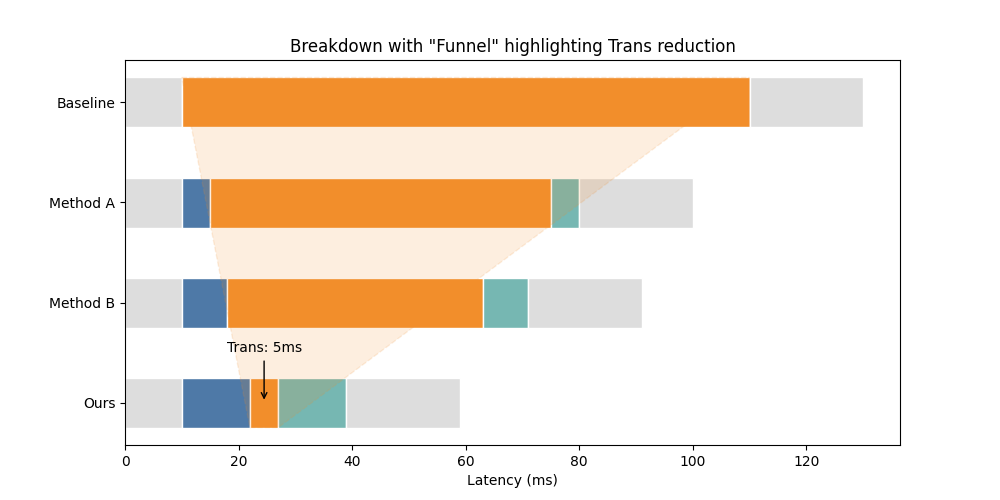

The script that saved this image:
import matplotlib.pyplot as plt
import matplotlib.patches as patches
import numpy as np

# 模拟数据 [Prefill, Comp, Trans, Decomp, Decode]
# 假设 Ours 的 Trans 非常短
data = {
    'Baseline': [10, 0, 100, 0, 20],
    'Method A': [10, 5, 60, 5, 20],
    'Method B': [10, 8, 45, 8, 20],
    'Ours':     [10, 12, 5, 12, 20]  # Trans 只有 5，Comp 增加了
}
methods = list(data.keys())
colors = ['#dddddd', '#4e79a7', '#f28e2b', '#76b7b2', '#dddddd'] 
# 颜色：Prefill(灰), Comp(蓝), Trans(橙), Decomp(青), Decode(灰)

fig, ax = plt.subplots(figsize=(10, 5))
y_pos = np.arange(len(methods))
height = 0.5

# 记录 Trans 的坐标，用于画漏斗
trans_coords = {} 

# 1. 循环绘制堆叠图
for i, method in enumerate(methods):
    # 倒序排列，Baseline 在最上面 (y=0对应Ours, y=3对应Baseline，稍微反直觉，画图时翻转即可)
    y = len(methods) - 1 - i 
    values = data[method]
    
    left = 0
    for j, val in enumerate(values):
        ax.barh(y, val, left=left, height=height, color=colors[j], edgecolor='white')
        
        # 记录 Trans 的起止点 (索引2是Trans)
        if j == 2:
            trans_coords[method] = {'left': left, 'right': left + val, 'y': y}
        
        left += val

# 2. 绘制漏斗 (Funnel)
# 连接 Baseline (Top) 和 Ours (Bottom) 的 Trans 区域
top_method = 'Baseline'
bot_method = 'Ours'

# 定义多边形的四个顶点
points = [
    [trans_coords[top_method]['left'], trans_coords[top_method]['y'] + height/2],  # 左上
    [trans_coords[top_method]['right'], trans_coords[top_method]['y'] + height/2], # 右上
    [trans_coords[bot_method]['right'], trans_coords[bot_method]['y'] - height/2], # 右下
    [trans_coords[bot_method]['left'], trans_coords[bot_method]['y'] - height/2]   # 左下
]

# 添加半透明遮罩
polygon = patches.Polygon(points, closed=True, color=colors[2], alpha=0.15, linestyle='--')
ax.add_patch(polygon)

# 3. 辅助标注 (解决 Trans 看不见的问题)
# 在 Ours 的 Trans 位置加一个箭头和文字
ours_trans_center = trans_coords['Ours']['left'] + (trans_coords['Ours']['right'] - trans_coords['Ours']['left'])/2
ax.annotate('Trans: 5ms', 
            xy=(ours_trans_center, trans_coords['Ours']['y']), 
            xytext=(ours_trans_center, trans_coords['Ours']['y'] + 0.5),
            arrowprops=dict(facecolor='black', arrowstyle='->'),
            ha='center')

# 美化
ax.set_yticks(np.arange(len(methods)))
ax.set_yticklabels(reversed(methods)) # 翻转标签以匹配视觉
ax.set_xlabel('Latency (ms)')
ax.set_title('Breakdown with "Funnel" highlighting Trans reduction')

# 手动添加图例 (略)
# plt.show()
plt.savefig('test.png')
